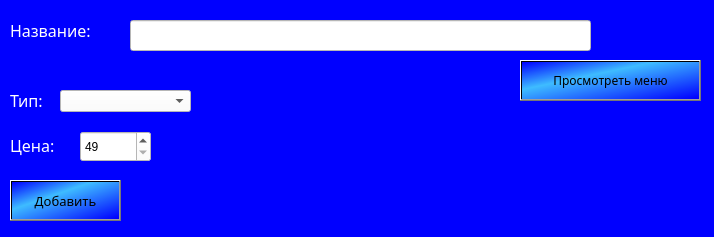
<?xml version="1.0" encoding="UTF-8"?>
<ui version="4.0">
 <class>AddFood</class>
 <widget class="QWidget" name="AddFood">
  <property name="geometry">
   <rect>
    <x>0</x>
    <y>0</y>
    <width>714</width>
    <height>237</height>
   </rect>
  </property>
  <property name="font">
   <font>
    <pointsize>9</pointsize>
   </font>
  </property>
  <property name="windowTitle">
   <string>Добавить блюдо</string>
  </property>
  <property name="styleSheet">
   <string notr="true">background-color: rgb(0, 0, 255);</string>
  </property>
  <widget class="QLabel" name="label">
   <property name="geometry">
    <rect>
     <x>10</x>
     <y>10</y>
     <width>131</width>
     <height>41</height>
    </rect>
   </property>
   <property name="font">
    <font>
     <family>Montserrat Medium</family>
     <pointsize>12</pointsize>
    </font>
   </property>
   <property name="styleSheet">
    <string notr="true">color: rgb(255, 255, 255);</string>
   </property>
   <property name="text">
    <string>Название:</string>
   </property>
  </widget>
  <widget class="QLineEdit" name="name">
   <property name="geometry">
    <rect>
     <x>130</x>
     <y>20</y>
     <width>461</width>
     <height>31</height>
    </rect>
   </property>
   <property name="font">
    <font>
     <family>Montserrat Medium</family>
     <pointsize>10</pointsize>
    </font>
   </property>
   <property name="styleSheet">
    <string notr="true">background-color: rgb(255, 255, 255);</string>
   </property>
   <property name="text">
    <string/>
   </property>
  </widget>
  <widget class="QPushButton" name="menu">
   <property name="geometry">
    <rect>
     <x>520</x>
     <y>60</y>
     <width>181</width>
     <height>41</height>
    </rect>
   </property>
   <property name="font">
    <font>
     <family>Montserrat Medium</family>
     <pointsize>9</pointsize>
    </font>
   </property>
   <property name="autoFillBackground">
    <bool>false</bool>
   </property>
   <property name="styleSheet">
    <string notr="true">color: rgb(0, 0, 0);
background-color: qlineargradient(spread:pad, x1:0, y1:0, x2:1, y2:1, stop:0 rgba(0, 0, 255, 255), stop:0.373134 rgba(62, 188, 255, 255), stop:0.985075 rgba(0, 0, 255, 255));</string>
   </property>
   <property name="text">
    <string>Просмотреть меню</string>
   </property>
  </widget>
  <widget class="QLabel" name="label_2">
   <property name="geometry">
    <rect>
     <x>10</x>
     <y>90</y>
     <width>61</width>
     <height>21</height>
    </rect>
   </property>
   <property name="font">
    <font>
     <family>Montserrat Medium</family>
     <pointsize>12</pointsize>
    </font>
   </property>
   <property name="styleSheet">
    <string notr="true">color: rgb(255, 255, 255);</string>
   </property>
   <property name="text">
    <string>Тип:</string>
   </property>
  </widget>
  <widget class="QComboBox" name="type">
   <property name="geometry">
    <rect>
     <x>60</x>
     <y>90</y>
     <width>131</width>
     <height>22</height>
    </rect>
   </property>
   <property name="font">
    <font>
     <family>Montserrat Medium</family>
     <pointsize>8</pointsize>
    </font>
   </property>
   <property name="styleSheet">
    <string notr="true">background-color: rgb(255, 255, 255);</string>
   </property>
  </widget>
  <widget class="QLabel" name="label_3">
   <property name="geometry">
    <rect>
     <x>10</x>
     <y>130</y>
     <width>71</width>
     <height>31</height>
    </rect>
   </property>
   <property name="font">
    <font>
     <family>Montserrat Medium</family>
     <pointsize>12</pointsize>
    </font>
   </property>
   <property name="styleSheet">
    <string notr="true">color: rgb(255, 255, 255);</string>
   </property>
   <property name="text">
    <string>Цена:</string>
   </property>
  </widget>
  <widget class="QSpinBox" name="price">
   <property name="geometry">
    <rect>
     <x>80</x>
     <y>131</y>
     <width>71</width>
     <height>31</height>
    </rect>
   </property>
   <property name="styleSheet">
    <string notr="true">background-color: rgb(255, 255, 255);</string>
   </property>
   <property name="minimum">
    <number>49</number>
   </property>
   <property name="maximum">
    <number>499</number>
   </property>
   <property name="singleStep">
    <number>10</number>
   </property>
   <property name="value">
    <number>49</number>
   </property>
  </widget>
  <widget class="QPushButton" name="add">
   <property name="geometry">
    <rect>
     <x>10</x>
     <y>180</y>
     <width>111</width>
     <height>41</height>
    </rect>
   </property>
   <property name="font">
    <font>
     <family>Montserrat Medium</family>
     <pointsize>10</pointsize>
    </font>
   </property>
   <property name="styleSheet">
    <string notr="true">color: rgb(0, 0, 0);
background-color: qlineargradient(spread:pad, x1:0, y1:0, x2:1, y2:1, stop:0 rgba(0, 0, 255, 255), stop:0.373134 rgba(62, 188, 255, 255), stop:0.985075 rgba(0, 0, 255, 255));</string>
   </property>
   <property name="text">
    <string>Добавить</string>
   </property>
  </widget>
  <widget class="QLabel" name="result">
   <property name="geometry">
    <rect>
     <x>350</x>
     <y>140</y>
     <width>311</width>
     <height>61</height>
    </rect>
   </property>
   <property name="font">
    <font>
     <family>Montserrat Medium</family>
     <pointsize>10</pointsize>
    </font>
   </property>
   <property name="styleSheet">
    <string notr="true">color: rgb(255, 255, 255);</string>
   </property>
   <property name="text">
    <string/>
   </property>
  </widget>
 </widget>
 <resources/>
 <connections/>
</ui>
